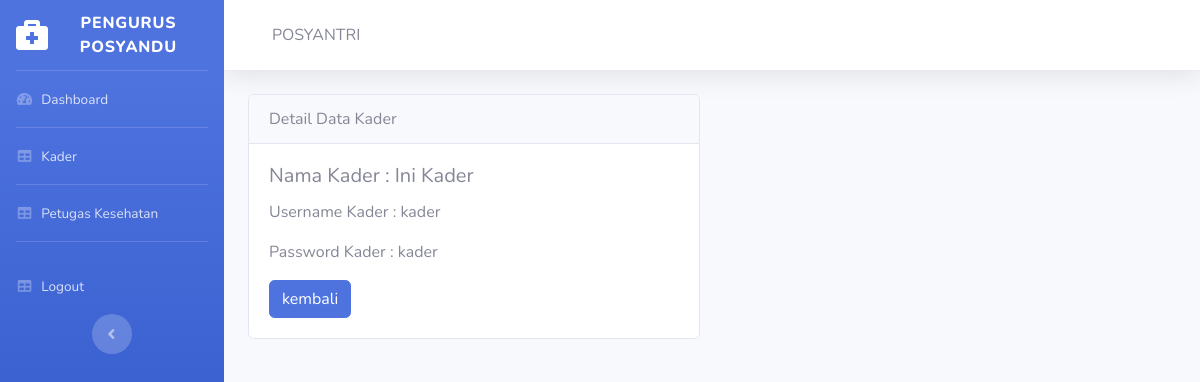
The app's page /pengurus/detailkader/3 with its own data.
### tables this page shows
CREATE TABLE `user` (
  `id` int(11) NOT NULL,
  `name` varchar(128) NOT NULL,
  `username` varchar(128) NOT NULL,
  `password` varchar(256) NOT NULL,
  `role_id` int(11) NOT NULL,
  `date_created` int(11) NOT NULL
);

### application/controllers/Pengurus.php (called while the page is built, shortened)
<?php
class Pengurus extends CI_Controller
{
    public function __construct()
    {
        $this->load->model('kader_model');
        $this->load->model('petugas_model');
        $this->load->library('form_validation');
        $this->load->library('session');
    }
    public function detailkader($id)
    {
        $data['title'] = 'Detail Data kader';
        $data['user'] = $this->kader_model->getKaderbyId($id);
        $this->load->view('pengurus/header', $data);
        $this->load->view('pengurus/sidebar', $data);
        $this->load->view('pengurus/topbar', $data);
        $this->load->view('pengurus/detailkader', $data);
        $this->load->view('pengurus/footer');
    }
}

### index.php (called while the page is built, shortened)
<?php
require_once BASEPATH.'core/CodeIgniter.php';

### application/models/kader_model.php (called while the page is built, shortened)
<?php
class kader_model extends CI_Model{
    public function getKaderbyId($id)
    {
        return $this->db->get_where('user', ['id' => $id])->row_array();
    }
}
?>

### application/views/pengurus/detailkader.php (the view)
<div class="container">
    <div class="row mt-3">
        <div class="col-md-6">
            <div class="card">
                <div class="card-header">
                    Detail Data Kader
                </div>
                <div class="card-body">
                    <h5 class="card-title">Nama Kader : <?= $user['name']; ?></h5>
                    <p class="card-text">Username Kader : <?= $user['username']; ?></p>
                    <p class="card-text">Password Kader : <?= $user['password']; ?></p>
                    <a href=" <?= base_url('pengurus/kader') ?> " class="btn btn-primary">kembali</a>
                </div>
            </div>
        </div>
    </div>
</div>

### assets/css/style.css (style rules this page uses)
body { padding-bottom: 0px !important; }

### records on screen
user: name "Ini Kader", username "kader", password "kader"
